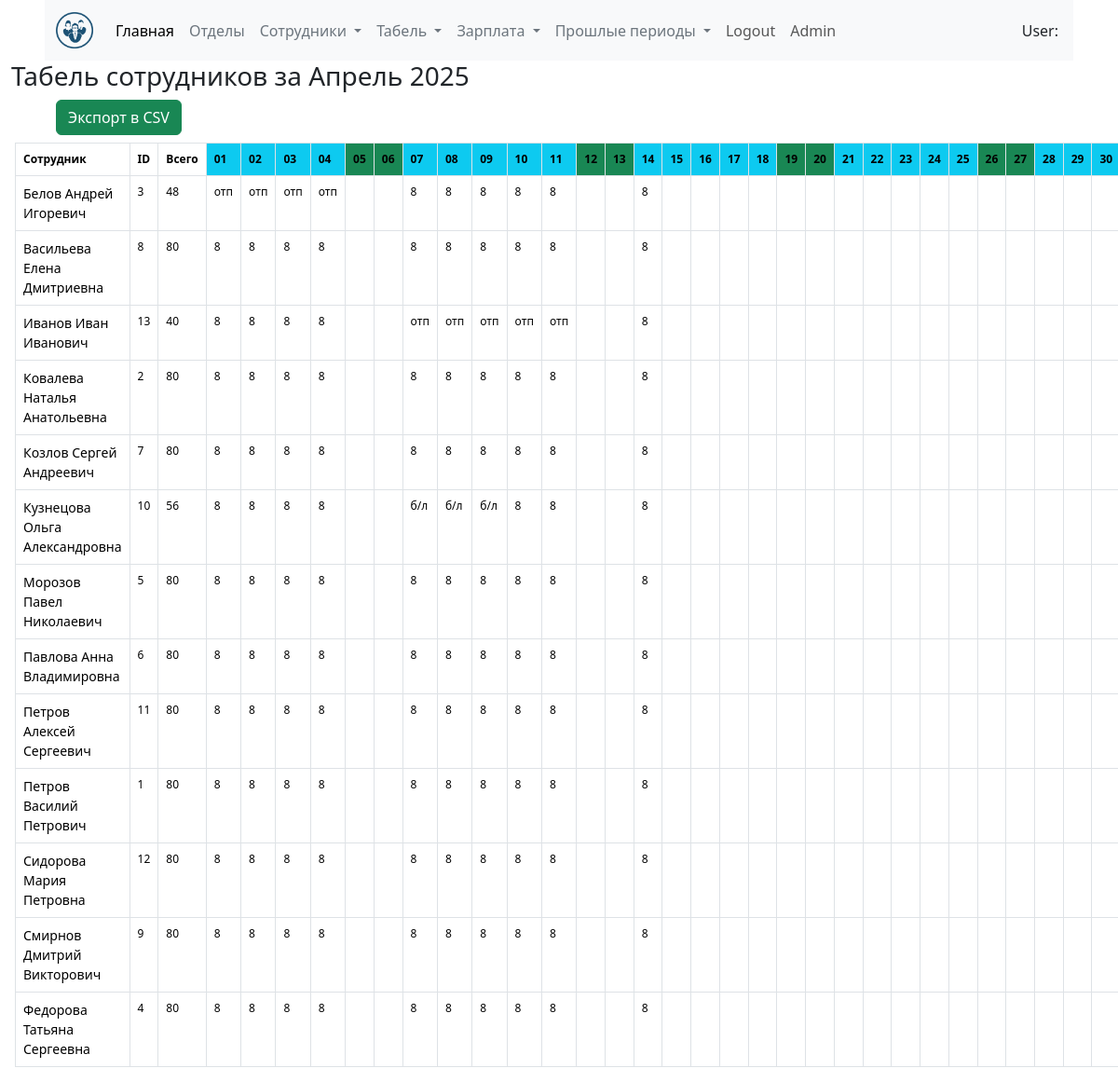
The app's page /cost/timesheet-list with its own data.
### hr_cost/models.py (models this page shows, shortened)
class TimeSheet(models.Model):
    code = models.CharField(max_length=20, verbose_name="Код сотрудника")
    employee = models.CharField(max_length=150, verbose_name="Сотрудник")
    date = models.DateField(verbose_name="Дата")
    timesheet_data =models.CharField(max_length=20, verbose_name="Табель сотрудника")
    class Meta:
        verbose_name = "табель сотрудника"
        verbose_name_plural = "Табель общий сотрудников"

### hr_data/models.py (models this page shows, shortened)
class Employee(models.Model):
    code = models.CharField(max_length=20, unique=True, verbose_name="Код сотрудника")
    first_name = models.CharField(max_length=50, verbose_name="Имя")
    middle_name = models.CharField(
        max_length=50, blank=True, null=True, verbose_name="Отчество"
    )
    last_name = models.CharField(max_length=50, verbose_name="Фамилия")
    thumb = models.ImageField(blank=True, null=True)
    gender = models.CharField(
        max_length=10, choices=[("M", "Мужской"), ("F", "Женский")], verbose_name="Пол"
    )
    birthday = models.DateField(verbose_name="Дата рождения")
    place_of_birth = models.CharField(
        max_length=100, blank=True, verbose_name="Место рождения"
    )
    passport = models.CharField(
        max_length=50, blank=True, verbose_name="Паспортные данные"
    )
    address = models.CharField(max_length=255, verbose_name="Адрес проживания")
    provincial_address = models.CharField(
        max_length=255, blank=True, null=True, verbose_name="Домашний адрес"
    )
    phone = models.CharField(max_length=20, verbose_name="Телефон")
    citizenship = models.CharField(max_length=50, verbose_name="Гражданство")
    civil_status = models.CharField(
        max_length=20,
        choices=[
            ("single", "Холост/Не замужем"),
            ("married", "Женат/Замужем"),
            ("divorced", "Разведен(а)"),
        ],
        blank=True,
        null=True,
        verbose_name="Семейное положение",
    )
    department = models.ForeignKey(
        Department, on_delete=models.SET_NULL, null=True, verbose_name="Отдел"
    )
    profession = models.CharField(
        max_length=100, blank=True, null=True, verbose_name="Профессия"
    )
    position = models.CharField(max_length=100, verbose_name="Должность")
    hire_date = models.DateField(verbose_name="Дата приема на работу")
    contract_expiration = models.DateField(
        blank=True, null=True, verbose_name="Дата окончания контракта"
    )
    salary_type = models.CharField(
        max_length=10,
        choices=[
            ("M", "Месячный оклад"),
            ("H", "Часовая ставка"),
        ],
        verbose_name="Тип оплаты",
    )
    salary_rate = models.DecimalField(
        max_digits=10,
        decimal_places=2,
        blank=True,
        null=True,
        verbose_name="Оклад, руб /тарифная ставка, руб в час.",
    )
    remarks = models.TextField(blank=True, null=True, verbose_name="Примечание")
    created_date = models.DateTimeField(auto_now_add=True, verbose_name="Дата создания")
    updated_date = models.DateTimeField(auto_now=True, verbose_name="Дата обновления")
    class Meta:
        verbose_name = "Сотрудник"
        verbose_name_plural = "Сотрудники"

### hr_cost/views.py (the view)
# urls.py: path("timesheet-list", timesheet_list, name="timesheet_list"),
def timesheet_list(request):
    employees = Employee.objects.all().order_by('last_name', 'first_name', 'middle_name')
    timesheet_data = []
    _, num_days = monthrange(current_year, current_month)
    dates = []
    for day in range(1, num_days + 1):
        current_date = date(current_year, current_month, day)
        weekday = current_date.weekday()  # Понедельник = 0, Воскресенье = 6
        dates.append({
            'date': f"{day:02d}",
            'weekday': weekday  # Добавляем информацию о дне недели
        })
    for employee in employees:
        work_times =TimeSheet.objects.filter(
            code=employee.code,
            date__month=current_month,
            date__year=current_year
        ).order_by('date')
        total_hours=WorkTime.objects.filter(code=employee.code).aggregate(summa=Sum('hours_worked'))
        total_hours=total_hours['summa']
        employee_data = {
            'employee': f"{employee.last_name} {employee.first_name} {employee.middle_name}",
            'code': f"{employee.code}",
            'hours': [''] * num_days,  # Инициализируем список пустыми значениями
            'total_hours':total_hours #Сумма часов по сотруднику
        }
        for work_time in work_times:
            day = work_time.date.day - 1  # Индекс дня в списке
            employee_data['hours'][day] = str(work_time.timesheet_data)
        timesheet_data.append(employee_data)
    save_timesheet_to_csv(timesheet_data, dates, current_month, current_year)
    return render(request, 'hr_cost/timesheet_list.html', {
        'timesheet_data': timesheet_data,
        'dates': dates,
        'current_month': today,
        'employees': employees,
    })

### hr_cost/services.py (called while the page is built)
def save_timesheet_to_csv(timesheet_data, dates, month, year):
    folder_path = os.path.join("data_save")
    os.makedirs(folder_path, exist_ok=True)
    file_name = f"timesheet_{year}_{month:02d}.csv"
    file_path = os.path.join(folder_path, file_name)
    with open(file_path, mode="w", newline="", encoding="utf-8") as file:
        writer = csv.writer(file, delimiter="\t")
        header = ["Сотрудник"] + ["ID"] + ["Итого"] + [date["date"] for date in dates]
        writer.writerow(header)
        for data in timesheet_data:
            row = (
                [data["employee"]]
                + [data["code"]]
                + [data["total_hours"]]
                + data["hours"]
            )
            writer.writerow(row)

### hr_cost/templates/hr_cost/timesheet_list.html (shortened to what this page needs)
{% extends 'base.html' %}
{% block content %}
<div class="container-fluid">
<h3>Табель сотрудников за {{ current_month | date:"F Y" }}</h3>
<a href="{% url 'export_timesheet_csv' %}" class="btn btn-success  ms-5">Экспорт в CSV</a>
<table class="table table-bordered mt-2 mx-1" style="font-size: 12px;">
    <thead>
        <tr>
            <th>Сотрудник</th>
            <th>ID</th>
            <th>Всего</th>
            {% for date in dates %}
                <th class="{% if date.weekday >= 5 %}bg-success {% else %}bg-info{% endif %}">
                    {{ date.date }}
                </th>
            {% endfor %}
        </tr>
    </thead>
    <tbody>
        {% for data in timesheet_data %}
            <tr>
                <td style="font-size: 14px; font-weight: 500;">{{ data.employee }}</td>
                <td>{{ data.code }}</td>
                <td>{{ data.total_hours| floatformat:'0' }}</td>
                {% for hours in data.hours %}
                    <td class="{% if forloop.counter0 < dates|length and dates.forloop.counter0.weekday >= 5 %}bg-info{% endif %}">
                        {{ hours}}
                    </td>
                {% endfor %}
            </tr>
        {% endfor %}
    </tbody>
</table>
</div>
{% endblock %}

### records on screen
TimeSheet: hours "отп"
TimeSheet: hours "отп"
TimeSheet: hours "отп"
TimeSheet: hours "отп"
Employee: code "13"
TimeSheet: hours "отп"
TimeSheet: hours "отп"
TimeSheet: hours "отп"
TimeSheet: hours "отп"
TimeSheet: hours "отп"
Employee: code "10"
TimeSheet: hours "б/л"
TimeSheet: hours "б/л"
TimeSheet: hours "б/л"
Employee: code "11"
Employee: code "12"

### other values on screen
{{ current_month | date:"F Y" }} "Апрель 2025"
{{ date.date }} "01" "02" "03" "04" "05" "06" "07" "08" "09" "10" "11" "12" "13" "14" "15" "16" "17" "18" "19" "20" "21" "22" "23" "24" "25" "26" "27" "28" "29" "30"
{{ data.employee }} "Белов Андрей Игоревич" "Васильева Елена Дмитриевна" "Иванов Иван Иванович" "Ковалева Наталья Анатольевна" "Козлов Сергей Андреевич" "Кузнецова Ольга Александровна" "Морозов Павел Николаевич" "Павлова Анна Владимировна" "Петров Алексей Сергеевич" "Петров Василий Петрович" "Сидорова Мария Петровна" "Смирнов Дмитрий Викторович" "Федорова Татьяна Сергеевна"
{{ data.code }} "3" "8" "2" "7" "5" "6" "1" "9" "4"
{{ data.total_hours| floatformat:'0' }} "48" "80" "40" "80" "80" "56" "80" "80" "80" "80" "80" "80" "80"
{{ hours }} "8" "8" "8" "8" "8" "8" "8" "8" "8" "8" "8" "8" "8" "8" "8" "8" "8" "8" "8" "8" "8" "8" "8" "8" "8" "8" "8" "8" "8" "8" "8" "8" "8" "8" "8" "8" "8" "8" "8" "8" "8" "8" "8" "8" "8" "8" "8" "8" "8" "8" "8" "8" "8" "8" "8" "8" "8" "8" "8" "8" "8" "8" "8" "8" "8" "8" "8" "8" "8" "8" "8" "8" "8" "8" "8" "8" "8" "8" "8" "8" "8" "8" "8" "8" "8" "8" "8" "8" "8" "8" "8" "8" "8" "8" "8" "8" "8" "8" "8" "8" "8" "8" "8" "8" "8" "8" "8" "8" "8" "8" "8" "8" "8" "8" "8" "8" "8" "8"
